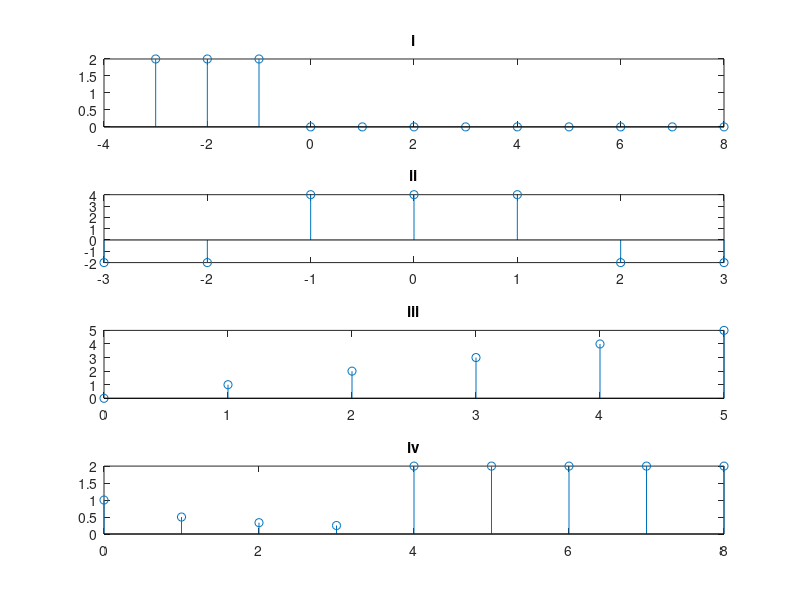

This chart was generated by the following MATLAB code:
% i
n=-3:8
for i=1:length(n)
    if i<4
        x(i)=2;
    else
        x(i)=0;
    end
end
subplot(4,1,1)
stem(n,x)
title('i');

%iii
n=0:5
for i=1:length(n)
    if i<7
        x1(i)=i-1;
    else
        x1(i)=0;
    end
end
subplot(4,1,3)
stem(n,x1)
title('iii');

%iv
n=0:8
for i=1:length(n)
    if i<5
        x2(i)=(1/i);
    else
        x2(i)=2;
    end
end
subplot(4,1,4)
stem(n,x2)
title('iv');

%ii
n=-3:3
u=[-2 -2 4 4 4 -2 -2]
subplot(4,1,2)
stem(n,u)
title('ii');
